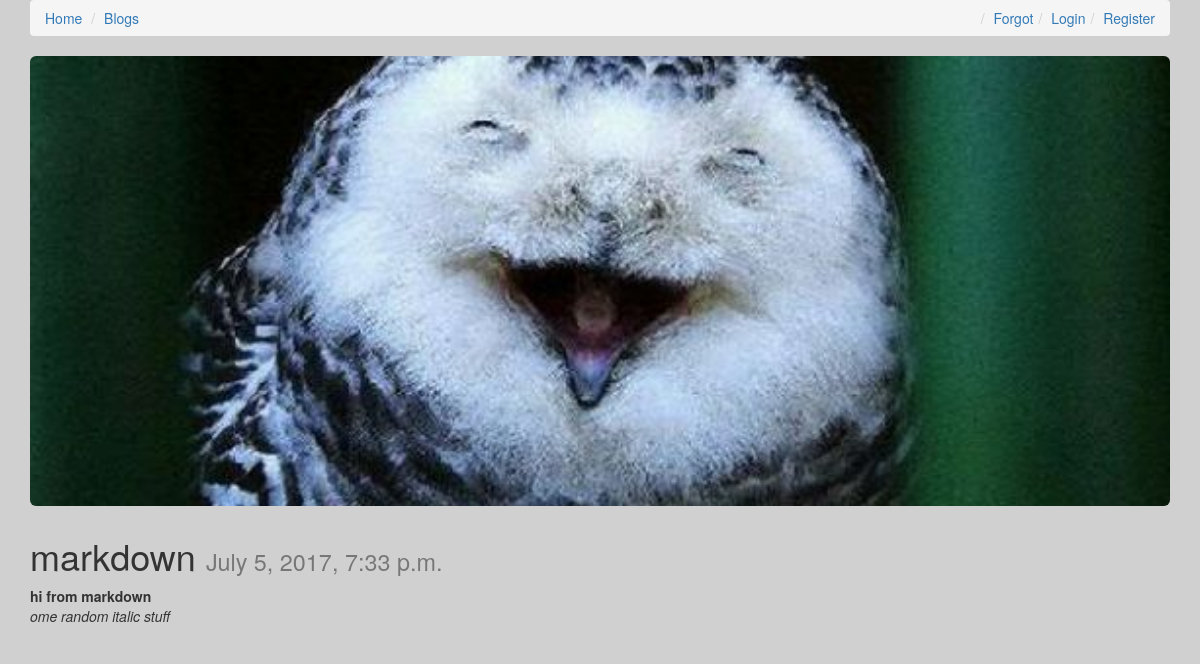
The page /markdown/ on the database its author committed.
### blogs/models.py (models this page shows, shortened)
class Post(models.Model):
	title = models.CharField(max_length=120)
	slug = models.SlugField(unique=True)
	image = models.ImageField(upload_to = upload_location,null=True,blank=True,width_field="width_field",height_field="height_field")
	height_field = models.IntegerField(default=0)
	width_field = models.IntegerField(default=0)
	content = models.TextField()
	updated = models.DateTimeField(auto_now=True,auto_now_add=False)
	timestamp = models.DateTimeField(auto_now=False,auto_now_add=True)

### blogs/views.py (the view)
# urls.py: url(r'^(?P<slug>[\w-]+)/$',views.details,name="detail"),
def details(request,slug=None):
	instance = get_object_or_404(Post,slug=slug)
	context = {
		"name":"Not logged In",
		"instance":instance
	}
	return render(request,"blogs/detail.html",context)

### templates/blogs/detail.html (shortened to what this page needs)
{% extends "blogs/base.html" %}
{% load markdown_deux_tags %}
{% block content %}
<div class="blog_img" class="col-sm-6 col-sm-offset-3">
    {% if instance.image %}
		<div class="jumbotron" style="
	    background-image: url({{instance.image.url}});
	    height: 450px;background-size: cover;background-position: center center;">
		</div>
	{% endif %}
	<h1>{{instance.title}} <small>{{instance.timestamp}}</small></h1>
	{{instance.content|markdown|linebreaks}}
</div>
<div class="col-sm-6 col-sm-offset-3 fb-comments" data-href="{{request.build_absolute_uri}}" data-numposts="5"></div>
{% endblock content %}

### blogs/static/css/style.css (style rules this page uses)
body { background-color: #d0d0d0; }

### rows shown on the page
Post: image (picture), title "markdown", timestamp "July 5, 2017, 7:33 p.m.", content "hi from markdown ome random italic stuff"
